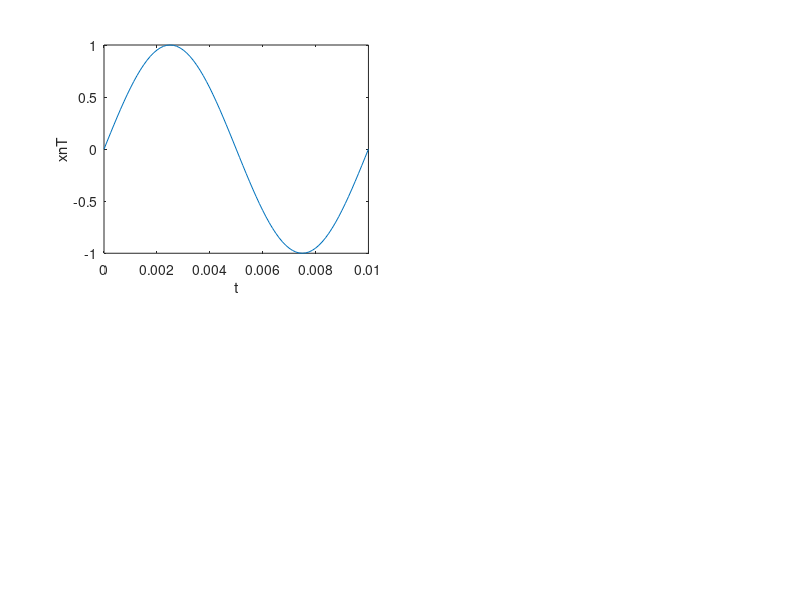

Write the MATLAB code that produced this figure. (Note: this script raises an error after producing the figure.)
clc;
clear;

% Use sinusoid frequency f = 300 Hz
f = [100,200,400,800];
%
% Sampling frequency and interval
fs = 8000;
Ts = 1/fs;
%
% Set time duration of plot, i.e., 10 msec.
tfinalplot = 10e-3;
%
% Make the time vector for the plot
nplot=0:Ts:tfinalplot;
%
% Make the time vector for replayed sound spurt
% Play the spurt for 2 seconds
tfinal = 2;
nsound=0:Ts:tfinal;
%
set(gcf, 'Position',  [400, 140, 1200, 800]);
%
C = [];
% Make the plot
for i = 1:4
    % Sample the sinusoid.
    xnT = sin(2*pi*f(1,i)*nsound);
    subplot(2,2,i);
    plot(nplot, xnT(1:length(nplot)));
    xlabel("t");
    ylabel("xnT");
    title("Subplot"+i+ ":"+" "+f(1,i)+"Hz");
    C = cat(2,C,xnT); %concatenate four xnT
    audiowrite(string(f(1,i))+' Hz.wav', xnT, fs);
end
exportgraphics(gcf, 'Q2.jpg');

audiowrite('concatenate Hz.wav', C, fs);


